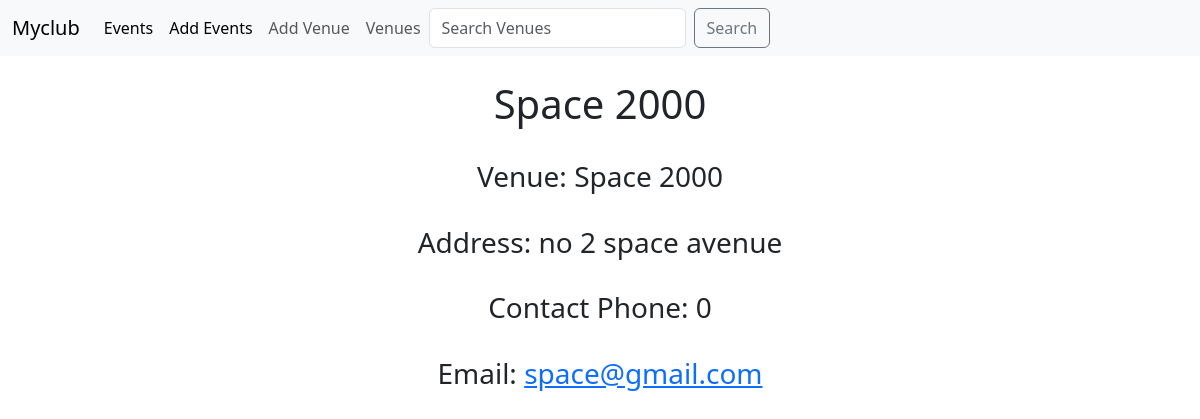
The app's page /show_venue/1, older data.
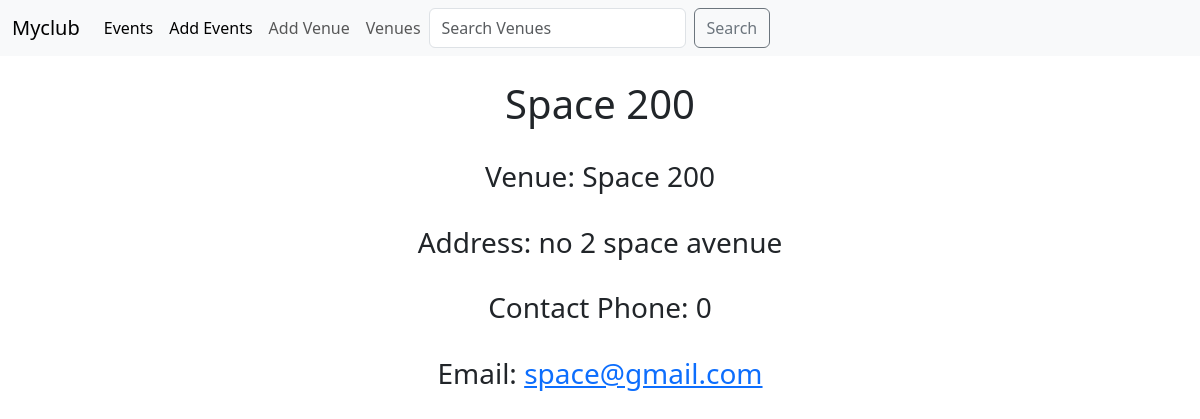
The same page, newer data.
### events/models.py (models this page shows)
class Venue(models.Model):
    name = models.CharField('Venue name', max_length=120)
    address = models.CharField('Address', max_length=120,)
    phone = models.IntegerField('Contact Phone', max_length=15)
    email_address = models.EmailField('Email Address', max_length=25)
    def __str__(self):
        return self.name

### events/views.py (the view)
# urls.py: path('show_venue/<venue_id>', views.show_venue, name='show-venue'),
def show_venue(request, venue_id):
    venue = Venue.objects.get(pk=venue_id)
    return render(request, 'events/show_venue.html', {'venue': venue})

### events/templates/events/show_venue.html (shortened to what this page needs)
<!DOCTYPE html>
<html lang="en" xmlns="http://www.w3.org/1999/html">
<head>
</head>
<body>
    {% extends 'events/base.html' %}
    {% block content %}
        <center>
        <h1>{{ venue }}</h1>
            <br>
        <h3>Venue: {{ venue.name }}</h3><br>
        <h3>Address: {{ venue.address }}</h3><br>
        <h3>Contact Phone: {{ venue.phone }}</h3><br>
            <h3>Email: <a href="{{ venue.email_address }}">{{ venue.email_address }}</a></h3><br>
    </center>
    {% endblock %}

Row changes from the older to the newer data that the page shows:
changed Venue "no 2 space avenue": name "Space 2000" → "Space 200"
